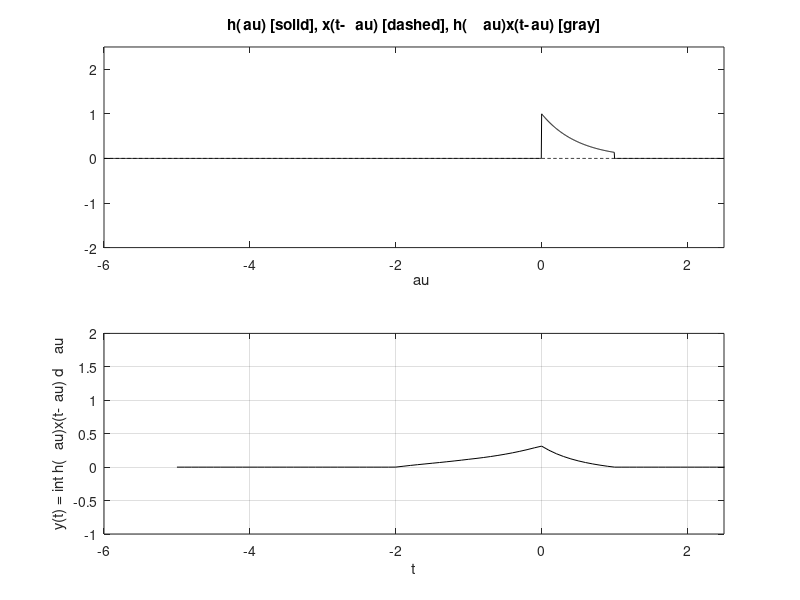

This figure's MATLAB source:
u = @(t) 1.0*(t>=0);


x = @(t) exp(t).*(u(t+2) - u(t));
h = @(t) exp(-2*t).*(u(t)-u(t-1));

dtau = 0.005; 
tau = -6:dtau:2.5;
ti = 0; 
tvec = -5:.1:5;
y = NaN*zeros(1,length(tvec));
% Pre-allocate memory


for t = tvec,
    ti = ti+1; % Time index
    xh = x(t-tau).*h(tau); lxh = length(xh);
    y(ti) = sum(xh.*dtau); % Trapezoidal approximation of convolution integral
    subplot(2,1,1),plot(tau,h(tau),"k-",tau,x(t-tau),"k--",t,0,"ok");
    axis([tau(1) tau(end) -2.0 2.5]);
    patch([tau(1:end-1);tau(1:end-1);tau(2:end);tau(2:end)],...
    [zeros(1,lxh-1);xh(1:end-1);xh(2:end);zeros(1,lxh-1)],...
    [.8 .8 .8],"edgecolo","none");
    xlabel("\tau"); title("h(\tau) [solid], x(t-\tau) [dashed], h(\tau)x(t-\tau) [gray]");
    c = get(gca,"children"); set(gca,"children",[c(2);c(3);c(4);c(1)]);
    subplot(2,1,2),plot(tvec,y,"k",tvec(ti),y(ti),"ok");
    xlabel("t"); ylabel("y(t) = \int h(\tau)x(t-\tau) d\tau");
    axis([tau(1) tau(end) -1.0 2.0]); grid;
    drawnow; 

    %or use pause to manuallly step through the vonvlutions process

end